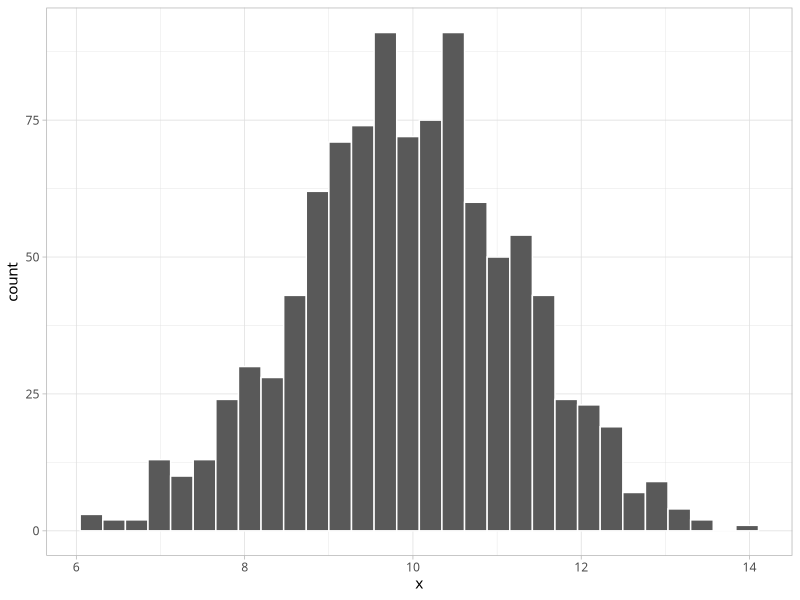
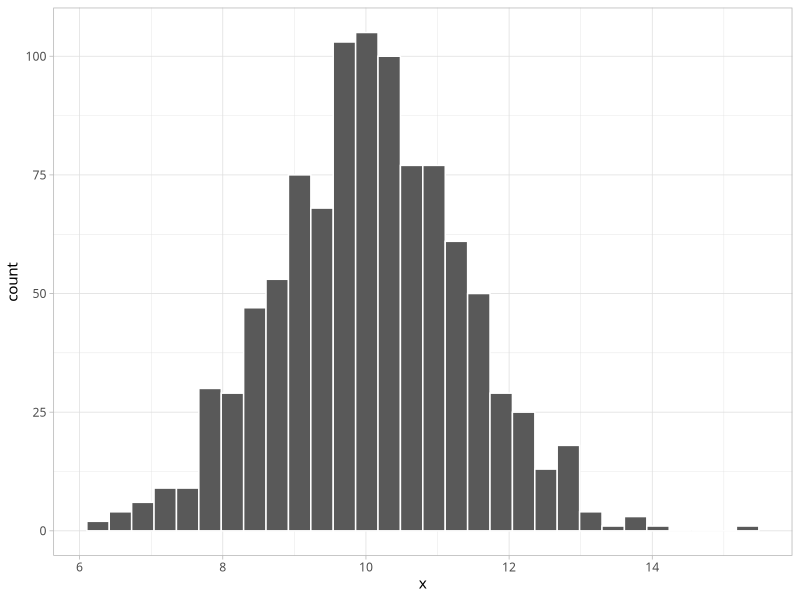
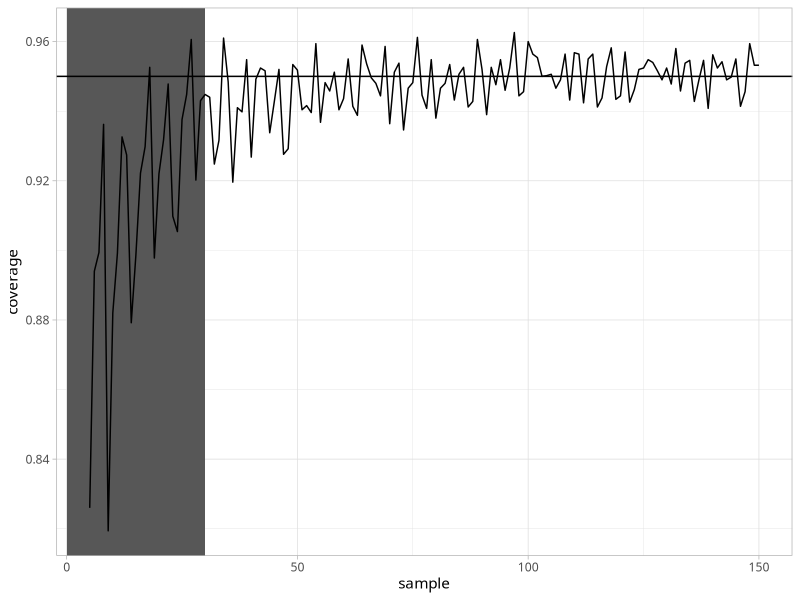

Reproduce these figures in R, in order.
## ---- chunk 1
#| code-summary: "Packages and Setup"
#| message: false
library(tidyverse)
theme_set(theme_light(base_family = "Avenir Next Condensed"))
## ---- chunk 2
x <- rnorm(100000, mean = 0, sd = 1)
## ---- chunk 3
mean(x >= -1 & x <= 1)
## ---- chunk 4
mean(x >= -2 & x <= 2)
## ---- chunk 5
quantile(x, probs = c(0.025, 0.975))
qnorm(c(0.025, 0.975), mean = 0, sd = 1)
## ---- chunk 6
quantile(x)
## ---- chunk 7
min(x)
max(x)
## ---- chunk 8
median(x)
## ---- chunk 9
quantile(x, probs = c(0.005, 0.995))
## ---- chunk 10
d <- tibble(id = 1:1e3) |> 
  rowwise() |> 
  mutate(x = sum(runif(20))) |> 
  ungroup() ## this might save you trouble later on!

d |> ggplot(aes(x)) + geom_histogram(color = "white")
## ---- chunk 11
sd(d$x)
## ---- chunk 12
sqrt(20/12)
## ---- chunk 13
sd(runif(20, min = 0, max = 1)) * sqrt(20)
## ---- chunk 14
N <- 20
S <- 1e3
x <- replicate(S, sum(runif(N, min = 0, max = 1)))

tibble(x) |> 
  ggplot(aes(x)) + geom_histogram(color = "white")
## ---- chunk 15
svy_size <- 15 ## this is different!
est_prop <- 1/3
num_sims <- 10e3

sims <- replicate(num_sims, mean(rbinom(svy_size, 1, prob = est_prop)))
d <- tibble(prop = sims) |> 
  rowid_to_column("sim_num")

d |> summarize(mean = mean(prop), se = sd(prop))
## ---- chunk 16
std_error <- sqrt((1/3) * (2/3) / svy_size)
std_error
## ---- chunk 17
sd(d$prop)
## ---- chunk 18
mean(d$prop > 1/3 - sd(d$prop) & d$prop < 1/3 + sd(d$prop))
## ---- chunk 19
lower <- 1/3 - sd(d$prop)
upper <- 1/3 + sd(d$prop)
mean(between(d$prop, lower, upper))
## ---- chunk 20
true_value <- 1/3
sample_size <- 300

x <- rbinom(sample_size, 1, prob = true_value)
estimate <- mean(x)
estimate
std_error_estimate <- sqrt(estimate * (1 - estimate) / sample_size)
std_error_estimate

## Is the "true" value inside the estimated 95% confidence interval??
lower <- estimate - 2 * std_error_estimate
upper <- estimate + 2 * std_error_estimate

# true_value > lower & true_value < upper
between(true_value, lower, upper)
## ---- chunk 21
true_value <- 1/3
sample_size <- 300 ## play around with this!
num_sims <- 10e3

sims <- replicate(num_sims, {
  
  x <- rbinom(sample_size, 1, prob = true_value)
  estimate <- mean(x)
  std_error_estimate <- sqrt(estimate * (1 - estimate) / sample_size)
  ## Is the "true" value inside the estimated 95% confidence interval??
  lower <- estimate - 2 * std_error_estimate
  upper <- estimate + 2 * std_error_estimate
  between(true_value, lower, upper)
  
})

mean(sims)
## ---- chunk 22
#| code-fold: true
#| message: false

simulation <- function(N, P, S) {
  
  out <- replicate(S, expr = {
  
    x <- rbinom(N, 1, prob = P)
    estimate <- mean(x)
    std_error_estimate <- sqrt(estimate * (1 - estimate) / N)
    ## Is the "true" value inside the estimated 95% confidence interval??
    lower <- estimate - 2 * std_error_estimate
    upper <- estimate + 2 * std_error_estimate
    dplyr::between(P, lower, upper)
    
  })
  
  return(mean(out))
  
}

ss <- seq(5, 150, by = 1)
out <- map_dbl(ss, \(x) simulation(N = x, P = 1/3, S = 5e3), .progress = TRUE)

tibble(sample = ss, coverage = out) |> 
  ggplot(aes(sample, coverage)) + 
  geom_rect(xmin = 0, ymin = 0, xmax = 30, ymax = Inf, alpha = 1/5) +
  geom_hline(yintercept = 0.95) + 
  geom_line() 
